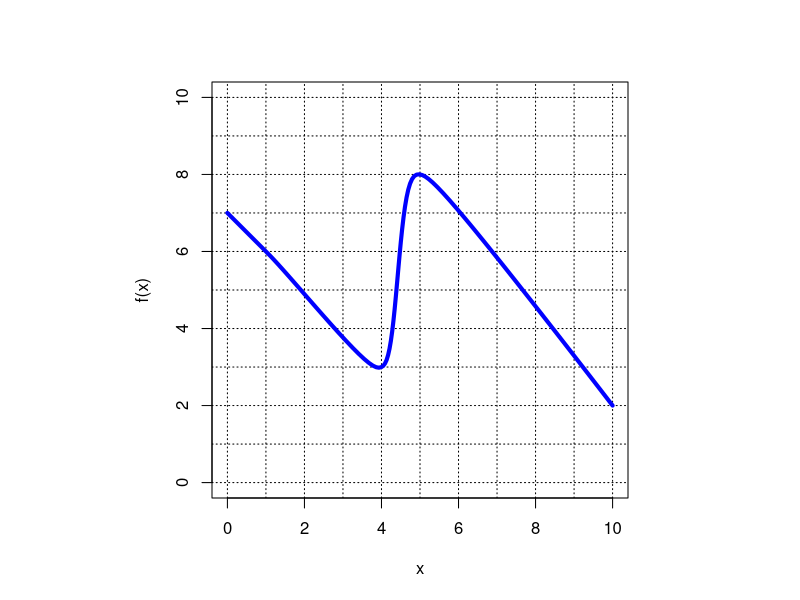
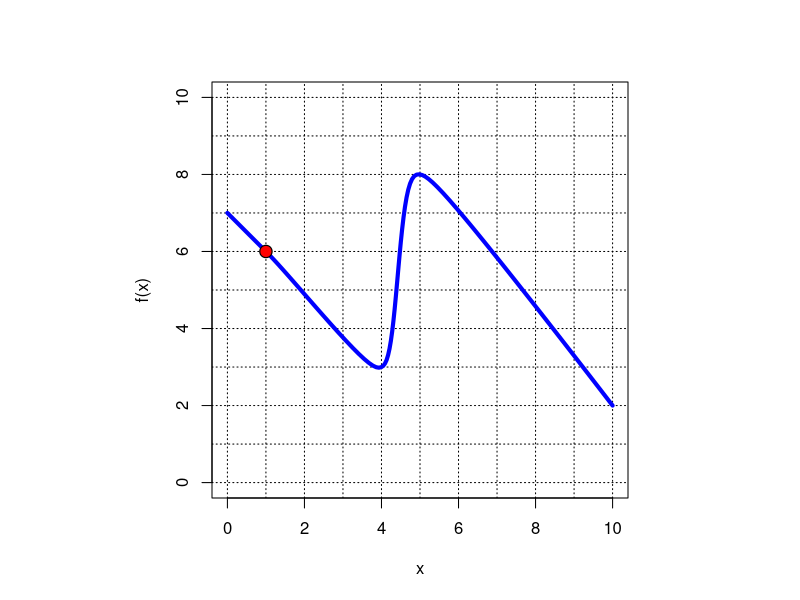

The R script that drew these images, in order:
## ---- chunk 1
rands = sample(1:9,8)
xbase = rands[1:3]
x = sort(c(0,rands[1:3],10))
y = rands[4:8]
x1 = sample(xbase,1)
y1 = y[x==x1]
## ---- chunk 2
par(pty="s")
plot(x,y,type="n",xlim=c(0,10),ylim=c(0,10),xlab="x",ylab="f(x)",asp=1,pch=20,cex=2)
for(i in 0:10){
  abline(h=i,lty=3)
  abline(v=i,lty=3)
}
xspline(x,y,shape=c(0,rep(-0.3,length(x)-2),0),border="blue",lwd=4)
## ---- chunk 3
par(pty="s")
plot(x,y,type="n",xlim=c(0,10),ylim=c(0,10),xlab="x",ylab="f(x)",asp=1,pch=20,cex=2)
for(i in 0:10){
  abline(h=i,lty=3)
  abline(v=i,lty=3)
}
dify=0
xspline(x,y,shape=c(0,rep(-0.3,length(x)-2),0),border="blue",lwd=4)
points(x1,y1,pch=20,cex=2.5,col="black")
points(x1,y1,pch=20,cex=2,col="red")
